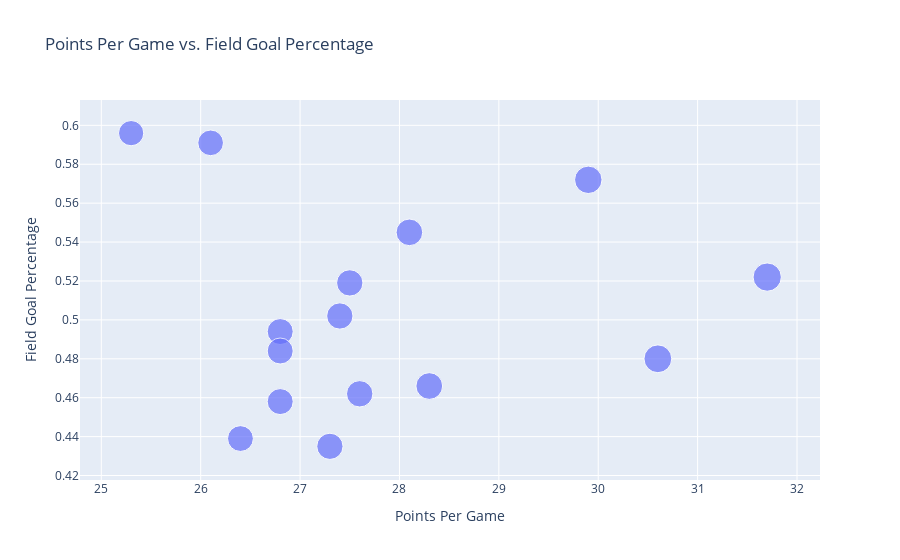

The cell this chart's notebook holds for it:
### Markdown cell above
The bar graph above shows the top 15 players who have the highest points per game. The top scorer of 2020-2024 is Joel Embiid with 31.7 PTS.

### Code cell
# Scatter plot of Points Per Game vs. Field Goal Percentage of Top 15 Scorers
fig4 = px.scatter(top15_scorers, x='PTS', y='FG%', 
                 title='Points Per Game vs. Field Goal Percentage',
                 labels={'PTS': 'Points Per Game', 'FG%': 'Field Goal Percentage'},
                 size='PTS', hover_name='Player')

fig4.show()

### Figure 1 — Plotly figure (JSON) as saved in the notebook; plotly's stock layout.template omitted (floating-point values rounded to 4 significant figures)
{"data": [{"hovertemplate": "<b>%{hovertext}</b><br><br>Points Per Game=%{marker.size}<br>Field Goal Percentage=%{y}<extra></extra>", "hovertext": ["Zion Williamson", "Nikola Jokić", "Trae Young", "Donovan Mitchell", "Kyrie Irving", "Devin Booker", "Damian Lillard", "Shai Gilgeous-Alexander", "LeBron James", "Jayson Tatum", "Kevin Durant", "Stephen Curry", "Giannis Antetokounmpo", "Luka Dončić", "Joel Embiid"], "legendgroup": "", "marker": {"color": "#636efa", "size": [25.3, 26.1, 26.4, 26.8, 26.8, 26.8, 27.3, 27.4, 27.5, 27.6, 28.1, 28.3, 29.9, 30.6, 31.7], "sizemode": "area", "sizeref": 0.07925, "symbol": "circle"}, "mode": "markers", "name": "", "orientation": "v", "showlegend": false, "type": "scatter", "x": [25.3, 26.1, 26.4, 26.8, 26.8, 26.8, 27.3, 27.4, 27.5, 27.6, 28.1, 28.3, 29.9, 30.6, 31.7], "xaxis": "x", "y": [0.596, 0.591, 0.439, 0.458, 0.494, 0.484, 0.435, 0.502, 0.519, 0.462, 0.545, 0.466, 0.572, 0.48, 0.522], "yaxis": "y"}], "layout": {"legend": {"itemsizing": "constant", "tracegroupgap": 0}, "title": {"text": "Points Per Game vs. Field Goal Percentage"}, "xaxis": {"anchor": "y", "domain": [0, 1], "title": {"text": "Points Per Game"}}, "yaxis": {"anchor": "x", "domain": [0, 1], "title": {"text": "Field Goal Percentage"}}}}
